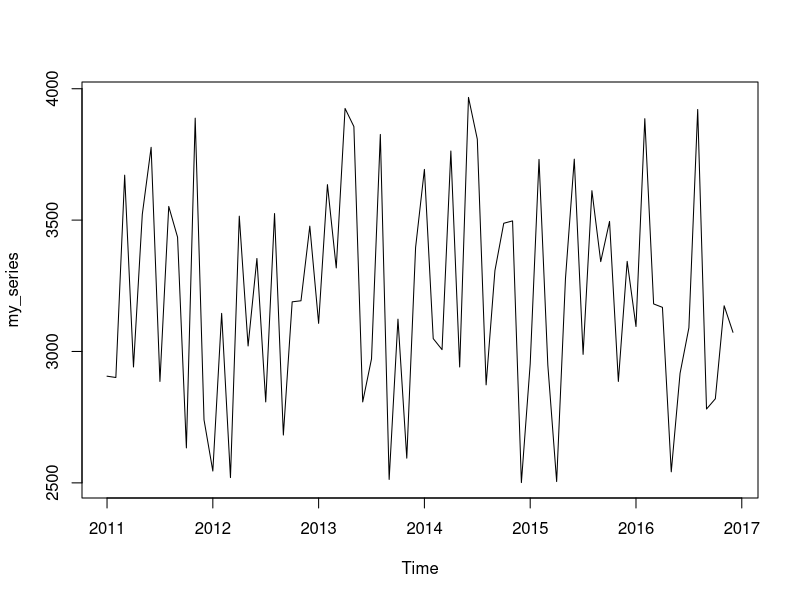
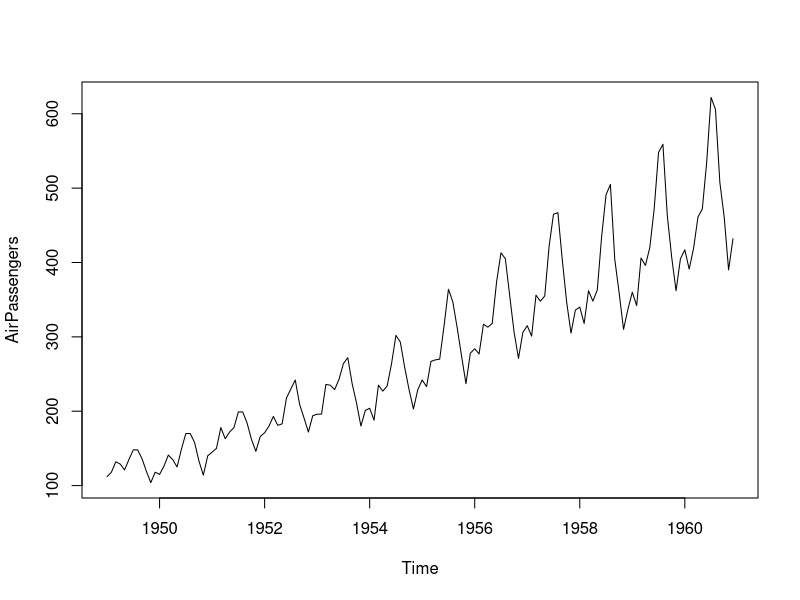
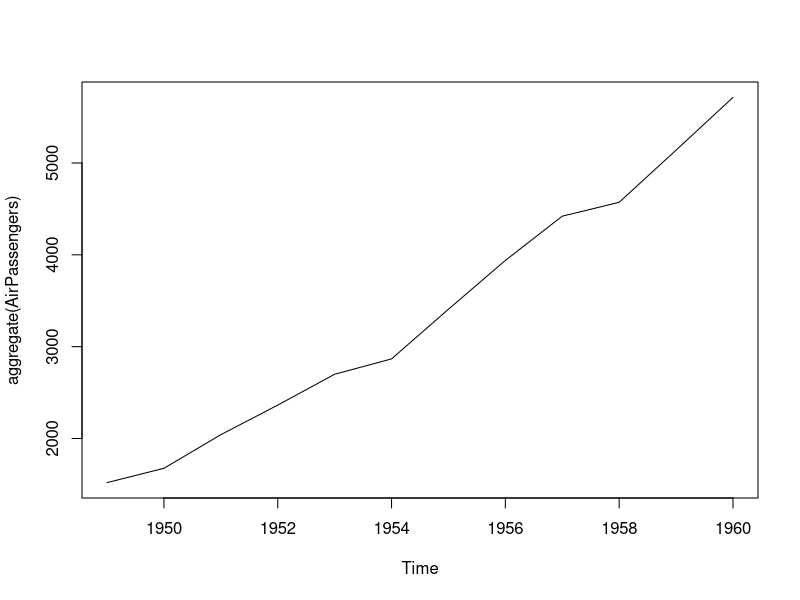
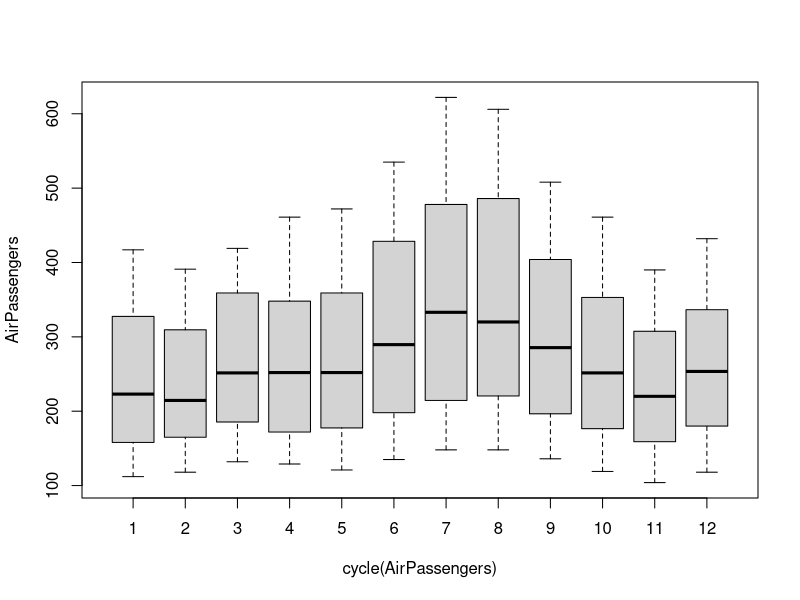
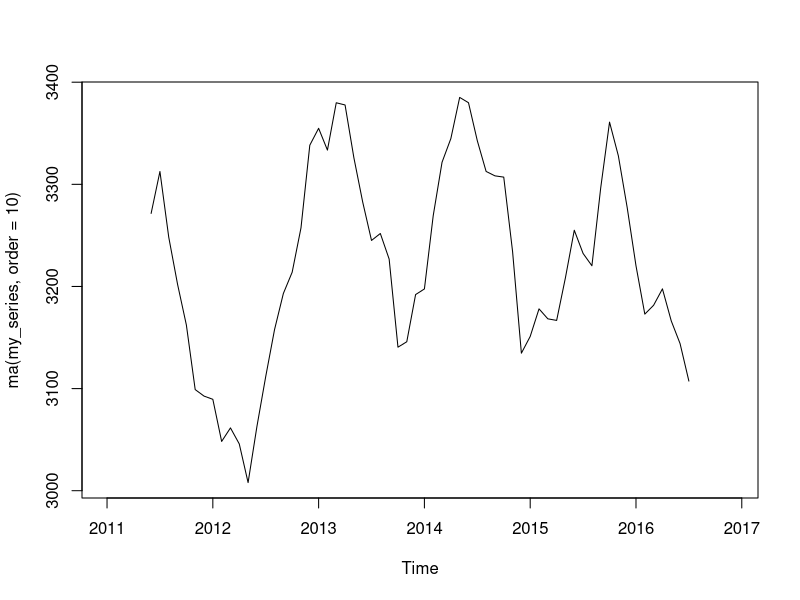
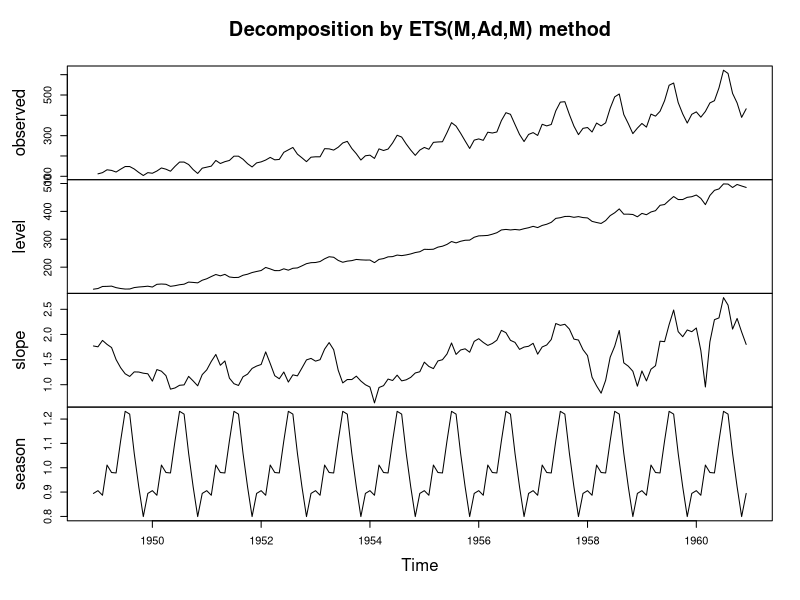
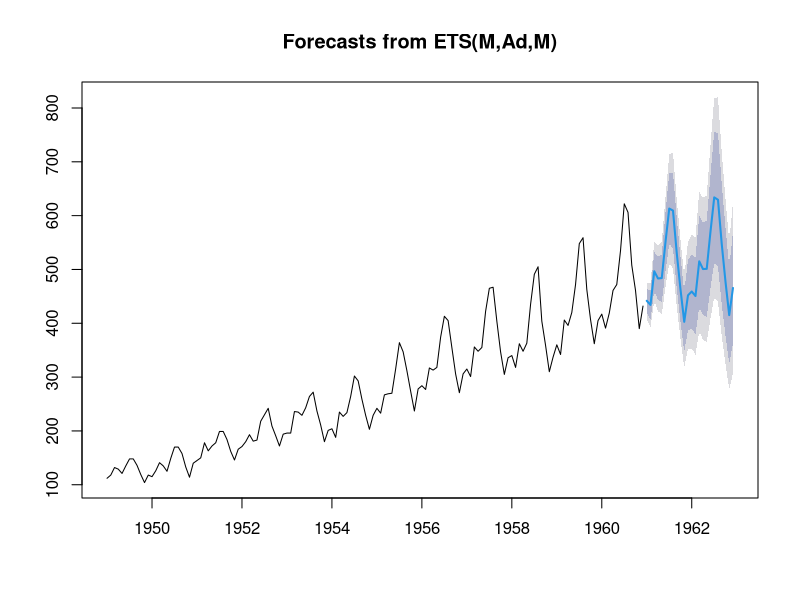
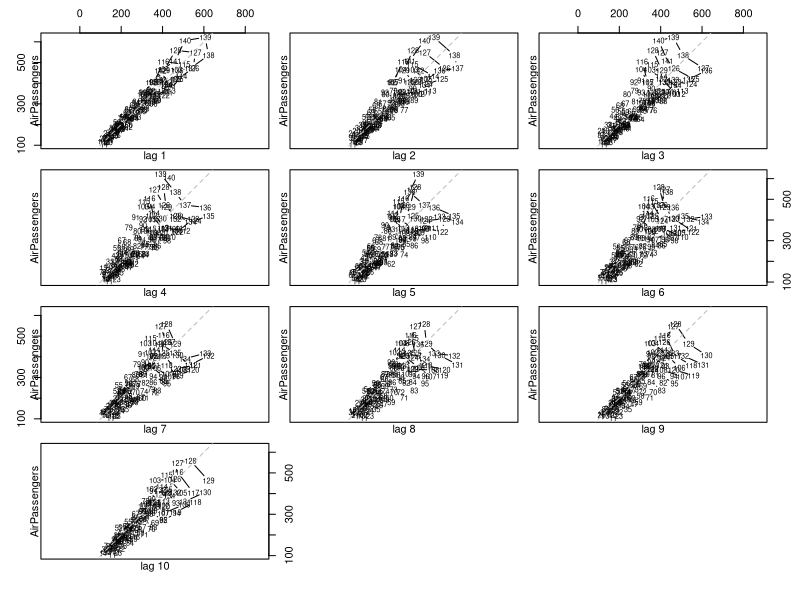

Generate these figures, in order, with R:
#Let's think of the share price of some company in the range of 2,500 to 4,000 from 2011 to be recorded monthly. 
#Use ts() to perform a time series data
my_vector = sample(2500:4000,72,replace = T)
my_series = ts(my_vector, start = c(2011,1), end = c(2016,12), frequency = 12)
class(my_series)
my_series

#Ploting and forecasting time series data
plot(my_series)
plot(AirPassengers)
cycle(AirPassengers)
##Here the aggregate() splits the data into years
aggregate(AirPassengers)
plot(aggregate(AirPassengers))
boxplot(AirPassengers~cycle(AirPassengers))
##Installing forecast package
library(forecast)
##Here forecast(my_series, 4) means to forecast the value for the next 4 months
forecast(my_series, 4)
##Holt-Winters is used for exponential smoothing, which is covered later in this chapter
f = HoltWinters(my_series)
forecast(f, 4)

#Extracting, subsetting, merging, filling, and padding
library(xts)
first(my_series)
first(my_series, "3 months")
first(my_series, "3 years")
my_series1 = ts(my_vector, start=c(2011,1), end=c(2013,12), frequency =4)
my_series1[c(2,5,10,13)]=NA
my_series1

#Successive differences and moving averages
##A successive difference means the difference between the successive observations.
##For time series y, the successive difference will be (y2-y1), (y3-y2), (y4-y3)

#1. Moving-average Smoothing
library(forecast)
##ma() makes a moving-average smothing, which is used to understand the direction of the current trend.
##The moving average will smooth the data if there is a variation in consecutive points.
##It will smoothen the curve on the base of average. In addition, it may eliminate some data to avoid randomness.
ma(my_series, order = 10)
plot(ma(my_series, order = 10))
##Make a comparison with plot(my_series)

#2. Exponential Smoothing
##In moving-average smoothing, all observations are weighted equally.
##But in Exponential Smoothing, the weights are assigned in exponentially decreasing order as the observation gets old.
##This ensures that the recent or latest observations are given more weightage thus we can forecast on the basis of recent observations
library(forecast)
t = ets(AirPassengers) ; t
plot(t)
##Make a comparison with plot(AirPassengers)
val = forecast(t)
plot(val)

#Ploting the autocorelation function
##The acf() function will plot the correlation between all pairs of data points with lagged values.
##The plot will have two horizontal blue dashed lines at -0.2 and 0.2, representing the upper and lower bounds
##If auto-correlation coefficients are close to zero, this means that there is no relationship
##E.g. 1
lag.plot(AirPassengers, lags = 10)
acf(AirPassengers)
##E.g. 2
sales = sample(400:10000, 72, replace = T)
my_newseries = ts(sales, start = c(2011,1), end = c(2016,12), frequency = 12)
my_newseries
lag.plot(my_newseries, lags = 10)
acf(my_newseries)
##Here we can see that there is some autocorrelations AirPassengers data ; 
##whereas there is little autocorrelation in my_newseries data

##The parameter lag here means the time displacement. 
##E.g., We have a time series Y1, Y2, .....Y7, then Y2 and Y5 have lag 3 (5 - 2 = 3) 
##So here we take lag 1 in the plot as an example. The point in the plot refers to (x = Yi, y = Yi-1)
##So if there are patterns in the plot, then it may imply that theres an autocorrelation in the data

##中文版：我們以 Lag 1 舉例，如果圖中呈現一正相關，代表yi愈大，則yi的前一個數值，也就是yi-1也愈大
##中文版：我們以 Lag 2 舉例，如果圖中呈現一正相關，代表yi愈大，則yi的前二個數值，也就是yi-2也愈大
